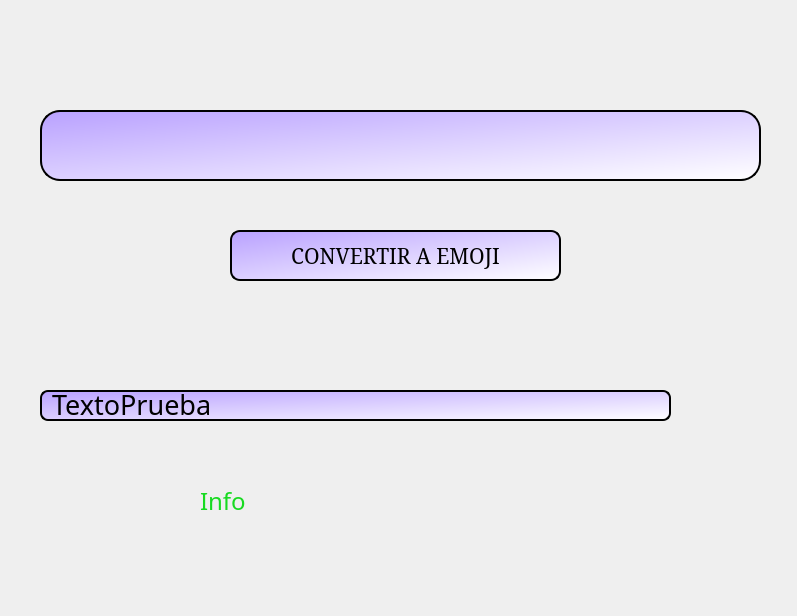
<?xml version="1.0" encoding="UTF-8"?>
<ui version="4.0">
 <class>Widget</class>
 <widget class="QWidget" name="Widget">
  <property name="geometry">
   <rect>
    <x>0</x>
    <y>0</y>
    <width>797</width>
    <height>616</height>
   </rect>
  </property>
  <property name="mouseTracking">
   <bool>false</bool>
  </property>
  <property name="windowTitle">
   <string>Widget</string>
  </property>
  <widget class="QLabel" name="lblSalida">
   <property name="geometry">
    <rect>
     <x>40</x>
     <y>390</y>
     <width>631</width>
     <height>31</height>
    </rect>
   </property>
   <property name="font">
    <font>
     <family>8514oem</family>
     <pointsize>20</pointsize>
     <weight>50</weight>
     <italic>false</italic>
     <bold>false</bold>
     <stylestrategy>PreferAntialias</stylestrategy>
    </font>
   </property>
   <property name="contextMenuPolicy">
    <enum>Qt::NoContextMenu</enum>
   </property>
   <property name="acceptDrops">
    <bool>false</bool>
   </property>
   <property name="autoFillBackground">
    <bool>false</bool>
   </property>
   <property name="styleSheet">
    <string notr="true">color: rgb(0, 0, 0);
background-color: qlineargradient(spread:pad, x1:0, y1:0, x2:1, y2:1, stop:0 rgba(185, 161, 255, 255), stop:1 rgba(255, 255, 255, 255));
font: 20pt &quot;8514oem&quot;;
padding-left: 3px;
padding-bottom: 2px;
border:2px solid;
border-radius: 8px</string>
   </property>
   <property name="text">
    <string>TextoPrueba</string>
   </property>
  </widget>
  <widget class="QLineEdit" name="TXTpWD">
   <property name="geometry">
    <rect>
     <x>40</x>
     <y>110</y>
     <width>721</width>
     <height>71</height>
    </rect>
   </property>
   <property name="font">
    <font>
     <family>MS Serif</family>
     <pointsize>16</pointsize>
     <weight>75</weight>
     <bold>true</bold>
    </font>
   </property>
   <property name="styleSheet">
    <string notr="true">background-color: qlineargradient(spread:pad, x1:0, y1:0, x2:1, y2:1, stop:0 rgba(185, 161, 255, 255), stop:1 rgba(255, 255, 255, 255));
padding-left: 5px;
border: 2px solid;
border-radius: 20px;</string>
   </property>
  </widget>
  <widget class="QPushButton" name="btnPwd">
   <property name="geometry">
    <rect>
     <x>230</x>
     <y>230</y>
     <width>331</width>
     <height>51</height>
    </rect>
   </property>
   <property name="font">
    <font>
     <family>MS Serif</family>
     <pointsize>16</pointsize>
     <weight>50</weight>
     <bold>false</bold>
    </font>
   </property>
   <property name="styleSheet">
    <string notr="true">background-color: qlineargradient(spread:pad, x1:0, y1:0, x2:1, y2:1, stop:0 rgba(185, 161, 255, 255), stop:1 rgba(255, 255, 255, 255));
border: 2px solid;
border-radius: 10px;</string>
   </property>
   <property name="text">
    <string>CONVERTIR A EMOJI</string>
   </property>
  </widget>
  <widget class="QLabel" name="lblSalida_2">
   <property name="geometry">
    <rect>
     <x>200</x>
     <y>470</y>
     <width>391</width>
     <height>61</height>
    </rect>
   </property>
   <property name="font">
    <font>
     <family>8514oem</family>
     <pointsize>18</pointsize>
     <weight>50</weight>
     <italic>false</italic>
     <bold>false</bold>
     <stylestrategy>PreferAntialias</stylestrategy>
    </font>
   </property>
   <property name="contextMenuPolicy">
    <enum>Qt::NoContextMenu</enum>
   </property>
   <property name="acceptDrops">
    <bool>false</bool>
   </property>
   <property name="styleSheet">
    <string notr="true">color: rgb(24,218, 33);
font: 18pt &quot;8514oem&quot;;</string>
   </property>
   <property name="text">
    <string>Info</string>
   </property>
  </widget>
 </widget>
 <resources>
  <include location="Resources.qrc"/>
 </resources>
 <connections/>
</ui>
